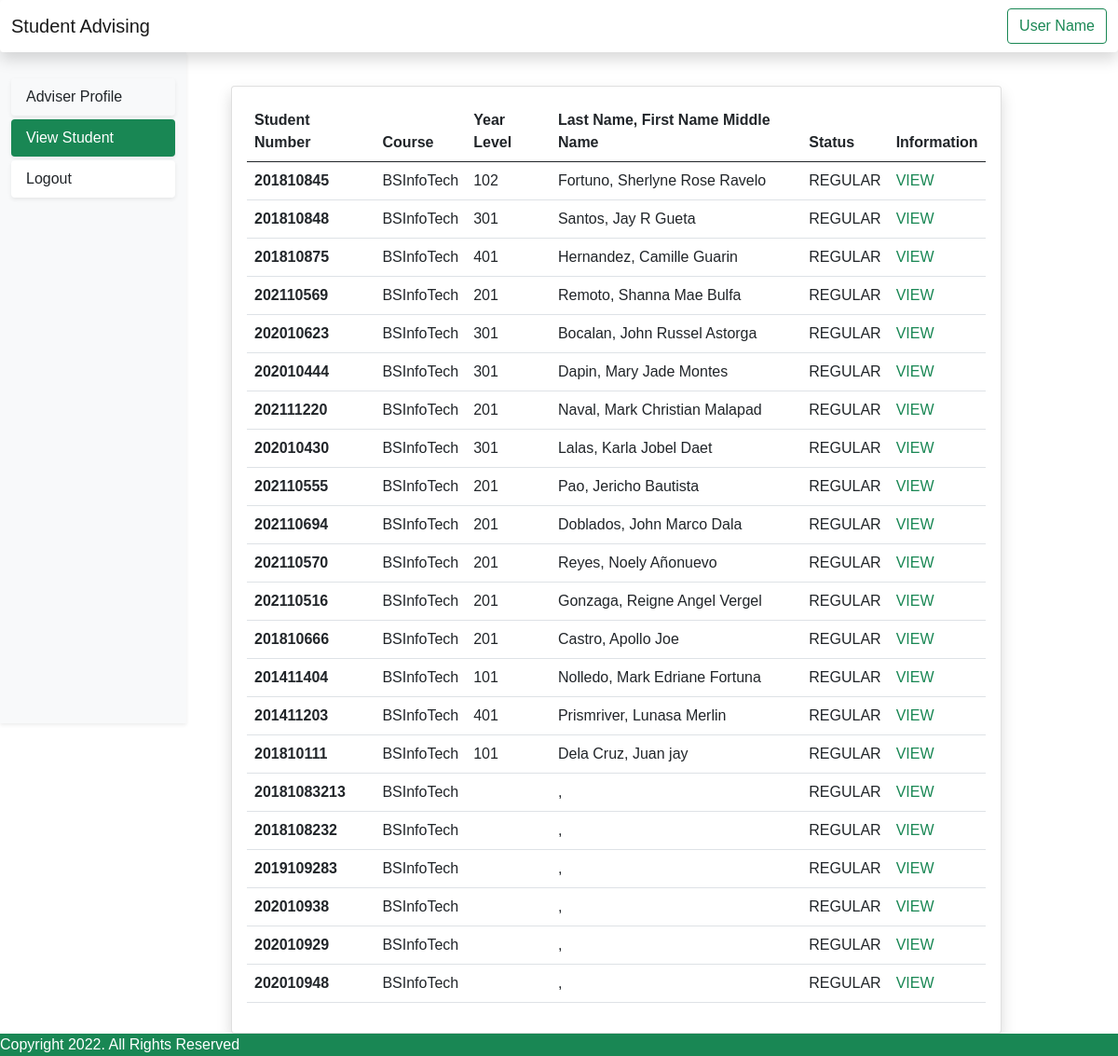
The app's page /viewstudents with its own data.
### accounts/models.py (models this page shows)
class studentprof(models.Model):
    user = models.OneToOneField(User, null=True , on_delete=models.CASCADE)
    user_fname = models.CharField(max_length=200, verbose_name='First Name')
    user_mname = models.CharField(max_length=200, verbose_name='Middle Name')
    user_lname = models.CharField(max_length=200, verbose_name='Last Name')
    user_course = models.CharField(max_length=200, verbose_name='Course')
    user_yrandsec = models.CharField(max_length=200, verbose_name='Year')
    user_section = models.CharField(max_length=200, verbose_name='Section', null=True)
    user_address = models.CharField(max_length=200, verbose_name='Address')
    user_cnumber = models.CharField(max_length=200, verbose_name='Contact Number')
    def __str__(self):
        return f'{self.user_fname} {self.user_mname} {self.user_lname}'

### accounts/views.py (the view)
# urls.py: path('viewstudents',views.viewstudents, name='viewstudent'),
def viewstudents(request):
    studentprofs = studentprof.objects.all()
    print(studentprofs)
    return render(request, 'accounts/ViewStudent.html', {'studentprofs': studentprofs})

### accounts/templates/accounts/ViewStudent.html (shortened to what this page needs)
{% load static %}
<!doctype html>
<html lang="en">
  <head>
    <link href="https://cdn.jsdelivr.net/npm/bootstrap@5.0.2/dist/css/bootstrap.min.css" rel="stylesheet">
    <link rel="stylesheet" href="{% static 'css/style.css'%}">
  </head>
  <body>
    <nav class="navbar navbar-light bg-light shadow bg-body rounded">
      <div class="container-fluid">
        <a class="navbar-brand">Student Advising</a>
        <form class="d-flex">
          <button class="btn btn-outline-success" type="submit">User Name</button>
        </form>
      </div>
    </nav>
    <div class="container-fluid">
        <div class="row">
            <nav class="col-md-3 col-lg-2 d-md-block sidebar collapse bg-light shadow-sm" style="height: 100%;">
                <div class="d-flex flex-column position-sticky pt-4" style="height:90vh;" >
                    <ul class="nav nav-pills flex-column mb-auto">
                        <li class="nav-item">
                            <a href="{% url 'adviserprof' %}" class="nav-link text-dark shadow-sm mt-1 rounded">Adviser Profile</a>
                        </li>
                        <li>
                            <a href="{% url 'viewstudent' %}" class="nav-link text-white shadow-sm mt-1 rounded" style="background: #198754;" aria-current="page">View Student</a>
                        </li>
                        <li>
                            <a href="{% url 'logout' %}" class="nav-link text-dark shadow-sm mt-1 bg-body rounded">Logout</a>
                        </li>
                    </ul>
              </div>
            </nav>
            <main class="col-md-9 ms-sm-auto col-lg-10 px-md-5" style="overflow-y: auto; margin-top: 2.5vh;">
              <div class="row">
                <div class="col-md-11">
                    <div class="card shadow mt-3">
                        <div class="card-body">
                            <table class="table table-hover">
                                <thead>
                                  <tr>
                                    <th scope="col">Student Number</th>
                                    <th scope="col">Course</th>
                                    <th scope="col">Year Level</th>
                                    <th scope="col">Last Name, First Name Middle Name</th>
                                    <th scope="col">Status</th>
                                    <th scope="col">Information</th>
                                  </tr>
                                </thead>
                                <tbody>
                                  {% for profs in studentprofs%}
                                  <tr>
                                    <th scope="row">{{profs.user}}</th>
                                    <td>BSInfoTech</td>
                                    <td>{{profs.user_yrandsec}}</td>
                                    <td class="text-transform: uppercase;">{{profs.user_lname}}, {{profs.user_fname}} {{profs.user_mname}}</td>
                                    <td>REGULAR</td>
                                    <td class="text-success"> <a href="{% url 'studentinfo' profs.id %}" class="text-decoration-none text-success"> VIEW</a></td>
                                  </tr>
                                  {% endfor %}
                                </tbody>
                            </table>
                        </div>
                    </div>
                </div>
              </div>
            </main>
    </div>
</div>
  <div class="bg-success text-white">
      <text> Copyright 2022. All Rights Reserved </text>
  </div>
  </body>
</html>

### static/css/style.css (style rules this page uses)
body { font-family: "Arial"; background-color: rgb(255, 255, 255) ; }

### records on screen
studentprof: user "201810845", user_yrandsec "102", user_lname "Fortuno", user_fname "Sherlyne Rose", user_mname "Ravelo"
studentprof: user "201810848", user_yrandsec "301", user_lname "Santos", user_fname "Jay R", user_mname "Gueta"
studentprof: user "201810875", user_yrandsec "401", user_lname "Hernandez", user_fname "Camille", user_mname "Guarin"
studentprof: user "202110569", user_yrandsec "201", user_lname "Remoto", user_fname "Shanna Mae", user_mname "Bulfa"
studentprof: user "202010623", user_yrandsec "301", user_lname "Bocalan", user_fname "John Russel", user_mname "Astorga"
studentprof: user "202010444", user_yrandsec "301", user_lname "Dapin", user_fname "Mary Jade", user_mname "Montes"
studentprof: user "202111220", user_yrandsec "201", user_lname "Naval", user_fname "Mark Christian", user_mname "Malapad"
studentprof: user "202010430", user_yrandsec "301", user_lname "Lalas", user_fname "Karla Jobel", user_mname "Daet"
studentprof: user "202110555", user_yrandsec "201", user_lname "Pao", user_fname "Jericho", user_mname "Bautista"
studentprof: user "202110694", user_yrandsec "201", user_lname "Doblados", user_fname "John Marco", user_mname "Dala"
studentprof: user "202110570", user_yrandsec "201", user_lname "Reyes", user_fname "Noely", user_mname "Añonuevo"
studentprof: user "202110516", user_yrandsec "201", user_lname "Gonzaga", user_fname "Reigne Angel", user_mname "Vergel"
studentprof: user "201810666", user_yrandsec "201", user_lname "Castro", user_fname "Apollo", user_mname "Joe"
studentprof: user "201411404", user_yrandsec "101", user_lname "Nolledo", user_fname "Mark Edriane", user_mname "Fortuna"
studentprof: user "201411203", user_yrandsec "401", user_lname "Prismriver", user_fname "Lunasa", user_mname "Merlin"
studentprof: user "201810111", user_yrandsec "101", user_lname "Dela Cruz", user_fname "Juan", user_mname "jay"
studentprof: user "20181083213"
studentprof: user "2018108232"
studentprof: user "2019109283"
studentprof: user "202010938"
studentprof: user "202010929"
studentprof: user "202010948"
